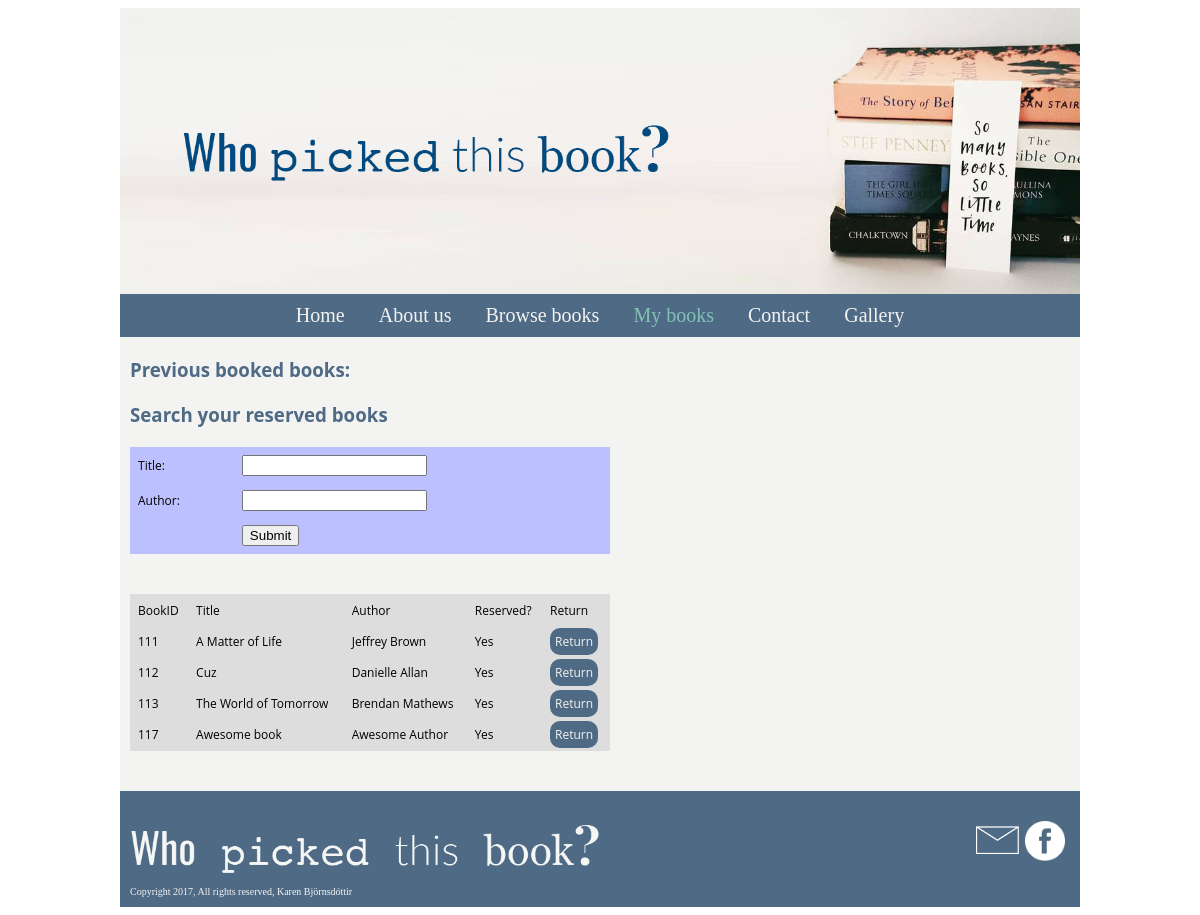
The app's page /Mybooks.php with its own data.
### tables this page shows
CREATE TABLE `Book` (
  `bookid` int(14) NOT NULL,
  `Title` varchar(255) DEFAULT NULL,
  `Pages` int(11) DEFAULT NULL,
  `YearPubl` int(11) DEFAULT NULL,
  `PublCo` varchar(255) DEFAULT NULL,
  `EditionNr` int(11) DEFAULT NULL,
  `Author` varchar(255) DEFAULT NULL,
  `Reserved` tinyint(1) DEFAULT NULL
);

### reservedBooks.php (the view, shortened to what this page needs)
<?php
include("config.php");
?>
<h3>Search your reserved books</h3>
<form action="Mybooks.php" method="POST">
    <table bgcolor="#bdc0ff" cellpadding="6">
        <tbody>
            <tr>
                <td>Title:</td>
                <td><INPUT type="text" name="searchtitle"></td>
            </tr>
            <tr>
                <td>Author:</td>
                <td><INPUT type="text" name="searchauthor"></td>
            </tr>
            <tr>
                <td></td>
                <td><INPUT type="submit" name="submit" value="Submit"></td>
            </tr>
        </tbody>
    </table>
</form>
<?php
@ $db = new mysqli($dbserver, $dbuser, $dbpass, $dbname);
$query = " select Title, Author, Reserved, bookid from Book where Reserved is true";
    $stmt = $db->prepare($query);
    $stmt->bind_result($Title, $Author, $Reserved, $bookid);
    $stmt->execute();
    echo '<table bgcolor="dddddd" cellpadding="6">';
    echo '<tr><b><td>BookID</td><b> <td>Title</td> <td>Author</td> <td>Reserved?</td> </b> <td>Return</td> </b></tr>';
    while ($stmt->fetch()) {
        if($Reserved==1)
            $Reserved="Yes";
        echo "<tr>";
        echo "<td> $bookid </td><td> $Title </td><td> $Author </td><td> $Reserved </td>";
        echo '<td><a href="returnBook.php?bookid=' . urlencode($bookid) . '">Return</a></td>';
        echo "</tr>";
    }
    echo "</table>";
    ?>

### main.css (style rules this page uses)
h3 { color: #4f6a85; font-family: 'Open Sans'; margin: 20px 10px 10px; }
table { width: 50%; font-family: 'Open Sans'; margin: 20px 10px 40px; }
table tr td { font-size: 12px; }
td a { text-decoration: none; color: #f3f3f1; background-color: #4f6a85; padding: 5px; border-radius: 10px; text-align: center; }

### records on screen
book: bookid "111", Title "A Matter of Life", Author "Jeffrey Brown", Reserved "Yes"
book: bookid "112", Title "Cuz", Author "Danielle Allan", Reserved "Yes"
book: bookid "113", Title "The World of Tomorrow", Author "Brendan Mathews", Reserved "Yes"
book: bookid "117", Title "Awesome book", Author "Awesome Author", Reserved "Yes"
